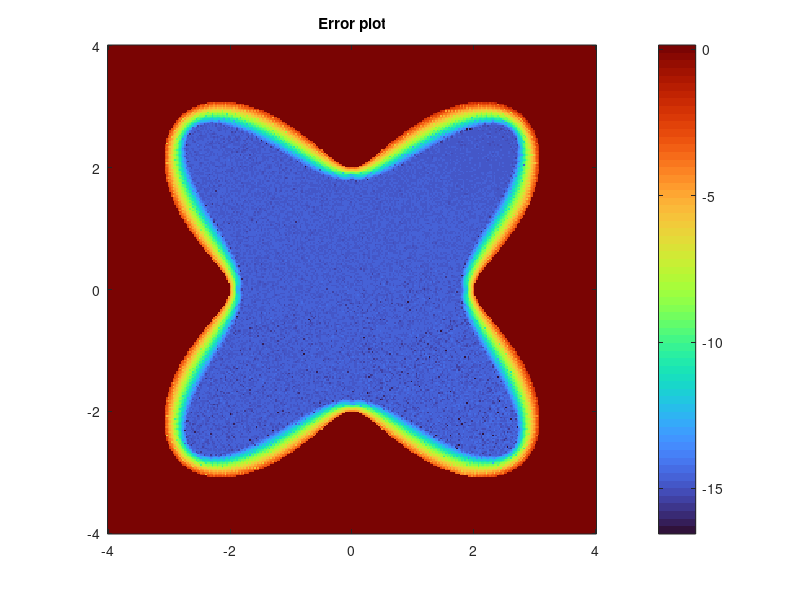

Write MATLAB code to recreate this figure.
N=300;
tvec = linspace(-pi+2*pi/N, pi, N);
rvec = 3+cos(4*tvec+pi);
rprimvec = -4*sin(4.*tvec+pi);
rbisvec = -16*cos(4.*tvec+pi);
y1 = rvec .*cos(tvec);
y2 = rvec .*sin(tvec);
nu1 = rvec .* cos(tvec) + rprimvec .* sin(tvec);
nu2 = rvec .* sin(tvec) - rprimvec .* cos(tvec);
nu1 = nu1 ./ sqrt( rvec.^2+ rprimvec.^2 );
nu2 = nu2 ./ sqrt( rvec.^2+ rprimvec.^2 );

A = zeros(N,N);
vecdsdt = sqrt(rprimvec.^2+rvec.^2);
for i=1:N
    for j=1:N
        nu = [nu1(i), nu2(i)];
        
        r_i = [y1(i), y2(i)];
        r_j = [y1(j), y2(j)];
        
        param = norm(r_i-r_j)^2;
        namnare = 2*pi .* param;

        A(i,j) = dot(nu, (r_i-r_j)/namnare);
    end
end

for i=1:N
    taljare = rprimvec(i)^2-0.5*rbisvec(i)*rvec(i) + 0.5*rvec(i)^2;
    namnare = 2*pi*(rprimvec(i)^2+rvec(i)^2)^(3/2);
    A(i,i) = taljare/namnare;    
end

M = 300; % pick something here
x1field = linspace(-4, 4, M);
x2field = linspace(-4, 4, M);
ufield= zeros(M,M);
exactfield = zeros(M,M);
u_func = @(x, y) exp((x + 0.3 * y) / 3) .* sin((0.3 .* x - y) / 3);
dx_u_func = @(x,y) exp((x + 0.3 * y) / 3) .* ((1/3).*sin((0.3.*x - y) / 3) + 0.1.*cos((0.3.* x - y)/3));
dy_u_func = @(x,y) exp((x + 0.3 * y) / 3) .* (0.1.*sin((0.3.*x - y) / 3) - (1/3).*cos((0.3.*x - y)/3));

g_x = dx_u_func(y1,y2).*nu1;
g_y = dy_u_func(y1,y2).*nu2;
gvec = g_y'+g_x';
hvec = (-eye(N)/2+ 2*pi/N* A* diag(vecdsdt))\gvec;
hvec = hvec.';

for ix1=1:M
    for ix2=1:M
        x1=x1field(ix1);
        x2=x2field(ix2);
        t=angle(complex(x1,x2));
        radius= 3+cos(4*t+pi); %formula for rvec
        if x1^2+ x2^2< radius^2
           phivec = log(vecnorm([y1;y2] - [x1;x2]))/(2*pi); %kernel expression in terms of xi, yi, nui, i=1,2
           exactfield(ix1,ix2) = u_func(x1,x2);
           ufield(ix1,ix2) = (phivec *(hvec.* vecdsdt).')*2*pi/N;
        end
    end
end

num_Sub_matrix = ufield(M/3:M*2/3,M/3:M*2/3);
mean_sub_matrix = mean(num_Sub_matrix, 'all');
real_sub_matrix = exactfield(M/3:M*2/3,M/3:M*2/3);
mean_real_sub = mean(real_sub_matrix,'all');
%%
ufield_1 = ufield-mean_sub_matrix+mean_real_sub;
ufield_2 = ufield-mean_sub_matrix;
errorfield = log10(abs(ufield_1-exactfield));

imagesc(x1field, x2field, ufield_2.')

axis xy
colormap turbo
pbaspect([1 1 1])
colorbar
title('Numerical solution of u(x,y)')

%%
imagesc(x1field, x2field, errorfield.')

axis xy
colormap turbo
pbaspect([1 1 1])
colorbar
title('Error plot')
